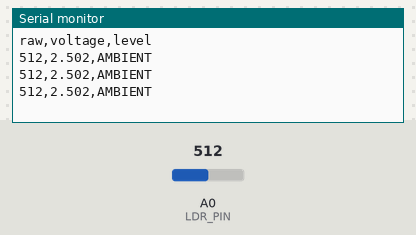
The sketch below on a simulated Arduino Uno, built with avr-gcc and run on an emulated ATmega328P. Parts: the last lines printed to the serial monitor. The inputs (shaded band) are chosen by the test bench; at power-on: A0 (LDR_PIN) = 512.

Above: at 1.2 s.
1.3 s: A0 (LDR_PIN) set to 685
At 1.9 s:
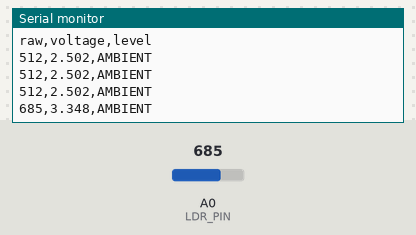
2.8 s: A0 (LDR_PIN) set to 709
At 3.4 s:
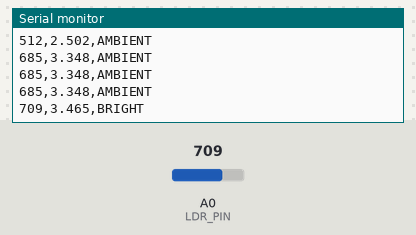

The sketch:

day-07-ldr.ino
```cpp
const uint8_t LDR_PIN = A0;
const float VREF = 5.0;

// Update these after calibration
const int LDR_DARK = 300;
const int LDR_BRIGHT = 700;

int readAveraged(uint8_t pin, uint8_t samples = 8) {
  long sum = 0;

  for (uint8_t i = 0; i < samples; i++) {
    sum += analogRead(pin);
  }

  return sum / samples;
}

void setup() {
  Serial.begin(9600);
  Serial.println(F("raw,voltage,level"));
}

void loop() {

  int raw = readAveraged(LDR_PIN);

  float voltage = raw * (VREF / 1023.0);

  String level;

  if (raw < LDR_DARK)
    level = "DARK";
  else if (raw < LDR_BRIGHT)
    level = "AMBIENT";
  else
    level = "BRIGHT";

  Serial.print(raw);
  Serial.print(',');

  Serial.print(voltage, 3);
  Serial.print(',');

  Serial.println(level);

  delay(500);
}
```

Measured:
- the behaviour switches between 699 and 700 on A0 (LDR_PIN) (found by bisection; images 1 and 2)
- after the input at 1.3 s, the serial monitor: prints a new line after 0.21 s (image 1)
- after the input at 2.8 s, the serial monitor: prints a new line after 0.21 s (image 2)
